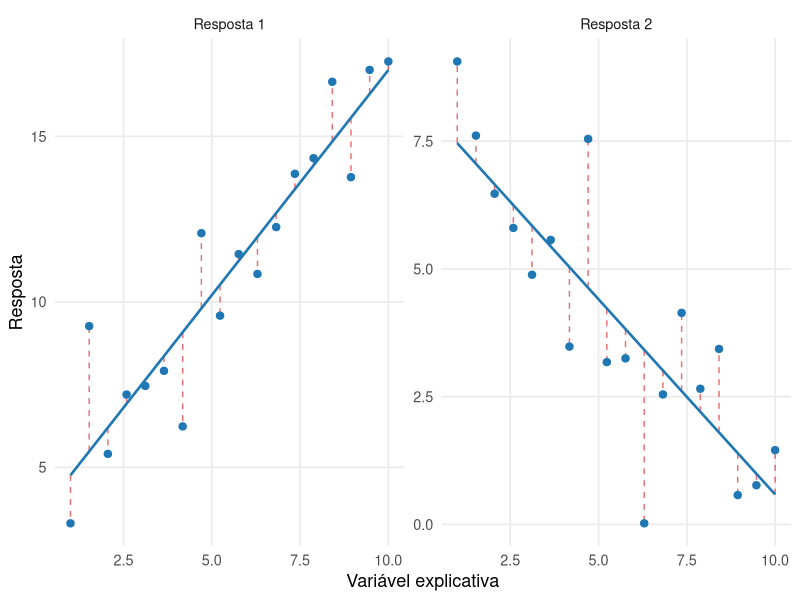
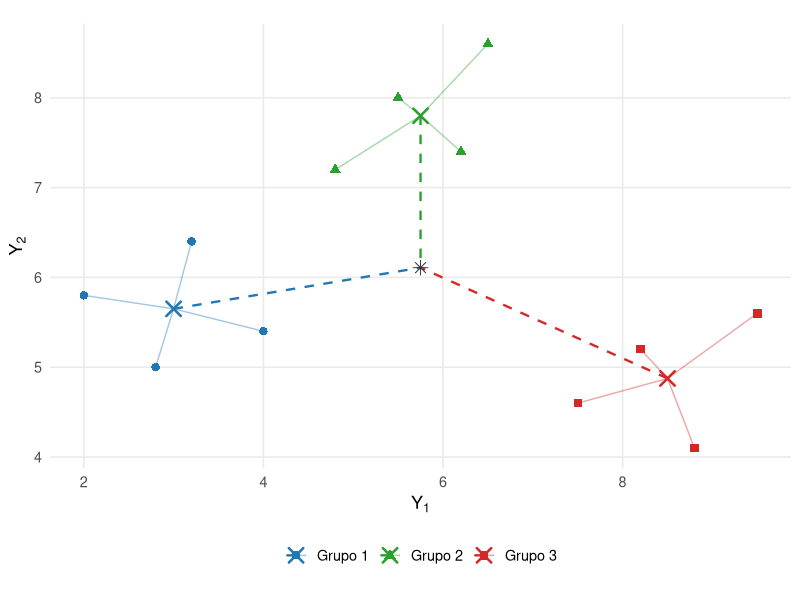
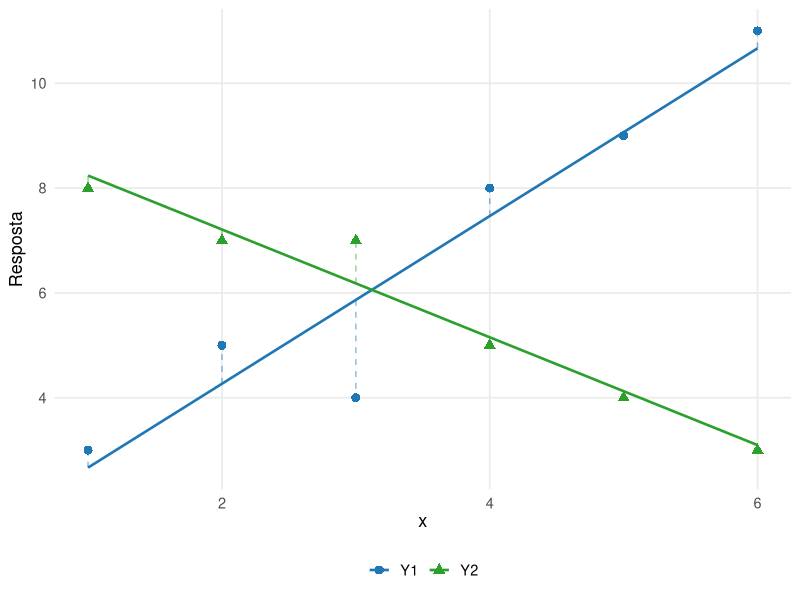

Source code (R) for these figures, in order:
## ---- chunk 1
#| label: fig-ajustes-residuos-multivariados
#| fig-cap: "Valores observados, retas ajustadas e resíduos para duas respostas modeladas pela mesma variável explicativa."
#| echo: false
#| warning: false
#| message: false
#| fig-width: 9
#| fig-height: 4.5
#| fig-align: center

set.seed(1140)

x_ajuste <- seq(
  1,
  10,
  length.out = 18
)

Z_ajuste <- cbind(
  1,
  x_ajuste
)

B_ajuste <- matrix(
  c(
    3.0, 8.0,
    1.4, -0.7
  ),
  nrow = 2,
  byrow = TRUE
)

Sigma_ajuste <- matrix(
  c(
    2.5, 1.0,
    1.0, 1.8
  ),
  nrow = 2,
  byrow = TRUE
)

erros_ajuste <- MASS::mvrnorm(
  n = length(
    x_ajuste
  ),
  mu = c(
    0,
    0
  ),
  Sigma = Sigma_ajuste
)

Y_ajuste <- Z_ajuste %*%
  B_ajuste +
  erros_ajuste

B_estimado <- solve(
  crossprod(
    Z_ajuste
  ),
  crossprod(
    Z_ajuste,
    Y_ajuste
  )
)

Y_estimado <- Z_ajuste %*%
  B_estimado

dados_ajuste <- rbind(
  data.frame(
    x = x_ajuste,
    Observado = Y_ajuste[, 1],
    Ajustado = Y_estimado[, 1],
    Resposta = "Resposta 1"
  ),
  data.frame(
    x = x_ajuste,
    Observado = Y_ajuste[, 2],
    Ajustado = Y_estimado[, 2],
    Resposta = "Resposta 2"
  )
)

ggplot2::ggplot(
  dados_ajuste,
  ggplot2::aes(
    x = x,
    y = Observado
  )
) +
  ggplot2::geom_segment(
    ggplot2::aes(
      xend = x,
      y = Ajustado,
      yend = Observado
    ),
    linewidth = 0.5,
    linetype = "dashed",
    colour = "#d62728",
    alpha = 0.65
  ) +
  ggplot2::geom_line(
    ggplot2::aes(
      y = Ajustado
    ),
    linewidth = 0.9,
    colour = "#1f77b4"
  ) +
  ggplot2::geom_point(
    size = 2.2,
    colour = "#1f77b4"
  ) +
  ggplot2::facet_wrap(
    ~Resposta,
    nrow = 1,
    scales = "free_y"
  ) +
  ggplot2::labs(
    x = "Variável explicativa",
    y = "Resposta"
  ) +
  ggplot2::theme_minimal(
    base_size = 13
  ) +
  ggplot2::theme(
    panel.grid.minor = ggplot2::element_blank()
  )
## ---- chunk 2
#| label: fig-decomposicao-grupos-modelo
#| fig-cap: "Dispersão intragrupos e deslocamento das médias dos grupos em relação à média geral."
#| echo: false
#| warning: false
#| message: false
#| fig-width: 7
#| fig-height: 5.5
#| fig-align: center

dados_grupos <- data.frame(
  Grupo = factor(
    rep(
      c(
        "Grupo 1",
        "Grupo 2",
        "Grupo 3"
      ),
      each = 4
    ),
    levels = c(
      "Grupo 1",
      "Grupo 2",
      "Grupo 3"
    )
  ),
  Y1 = c(
    2.0, 2.8, 3.2, 4.0,
    4.8, 5.5, 6.2, 6.5,
    7.5, 8.2, 8.8, 9.5
  ),
  Y2 = c(
    5.8, 5.0, 6.4, 5.4,
    7.2, 8.0, 7.4, 8.6,
    4.6, 5.2, 4.1, 5.6
  )
)

medias_grupos <- stats::aggregate(
  cbind(
    Y1,
    Y2
  ) ~ Grupo,
  data = dados_grupos,
  FUN = mean
)

names(
  medias_grupos
)[2:3] <- c(
  "Media_Y1",
  "Media_Y2"
)

indice_media <- match(
  dados_grupos$Grupo,
  medias_grupos$Grupo
)

dados_grupos$Media_Y1 <-
  medias_grupos$Media_Y1[
    indice_media
  ]

dados_grupos$Media_Y2 <-
  medias_grupos$Media_Y2[
    indice_media
  ]

media_geral <- data.frame(
  Y1 = mean(
    dados_grupos$Y1
  ),
  Y2 = mean(
    dados_grupos$Y2
  )
)

ggplot2::ggplot() +
  ggplot2::geom_segment(
    data = dados_grupos,
    ggplot2::aes(
      x = Y1,
      y = Y2,
      xend = Media_Y1,
      yend = Media_Y2,
      colour = Grupo
    ),
    linewidth = 0.5,
    alpha = 0.4
  ) +
  ggplot2::geom_segment(
    data = medias_grupos,
    ggplot2::aes(
      x = Media_Y1,
      y = Media_Y2,
      xend = media_geral$Y1,
      yend = media_geral$Y2,
      colour = Grupo
    ),
    linewidth = 0.8,
    linetype = "dashed"
  ) +
  ggplot2::geom_point(
    data = dados_grupos,
    ggplot2::aes(
      x = Y1,
      y = Y2,
      colour = Grupo,
      shape = Grupo
    ),
    size = 2.5
  ) +
  ggplot2::geom_point(
    data = medias_grupos,
    ggplot2::aes(
      x = Media_Y1,
      y = Media_Y2,
      colour = Grupo
    ),
    shape = 4,
    size = 4,
    stroke = 1.3
  ) +
  ggplot2::geom_point(
    data = media_geral,
    ggplot2::aes(
      x = Y1,
      y = Y2
    ),
    inherit.aes = FALSE,
    shape = 8,
    size = 3.2,
    colour = "gray20"
  ) +
  ggplot2::scale_colour_manual(
    values = c(
      "Grupo 1" = "#1f77b4",
      "Grupo 2" = "#2ca02c",
      "Grupo 3" = "#d62728"
    )
  ) +
  ggplot2::scale_shape_manual(
    values = c(
      "Grupo 1" = 16,
      "Grupo 2" = 17,
      "Grupo 3" = 15
    )
  ) +
  ggplot2::coord_equal() +
  ggplot2::labs(
    x = expression(Y[1]),
    y = expression(Y[2]),
    colour = NULL,
    shape = NULL
  ) +
  ggplot2::theme_minimal(
    base_size = 13
  ) +
  ggplot2::theme(
    panel.grid.minor = ggplot2::element_blank(),
    legend.position = "bottom"
  )
## ---- chunk 3
#| label: fig-exemplo-regressao-multivariada-ajuste
#| fig-cap: "Respostas observadas, ajustes lineares e resíduos do exemplo integrado."
#| echo: false
#| warning: false
#| message: false
#| fig-width: 7.5
#| fig-height: 5
#| fig-align: center

x_exemplo <- 1:6

Y_exemplo <- matrix(
  c(
    3, 8,
    5, 7,
    4, 7,
    8, 5,
    9, 4,
    11, 3
  ),
  nrow = 6,
  byrow = TRUE
)

Z_exemplo <- cbind(
  1,
  x_exemplo
)

B_exemplo <- solve(
  crossprod(
    Z_exemplo
  ),
  crossprod(
    Z_exemplo,
    Y_exemplo
  )
)

Y_ajustado_exemplo <-
  Z_exemplo %*%
  B_exemplo

dados_exemplo <- rbind(
  data.frame(
    x = x_exemplo,
    Observado = Y_exemplo[, 1],
    Ajustado = Y_ajustado_exemplo[, 1],
    Resposta = "Y1"
  ),
  data.frame(
    x = x_exemplo,
    Observado = Y_exemplo[, 2],
    Ajustado = Y_ajustado_exemplo[, 2],
    Resposta = "Y2"
  )
)

dados_exemplo$Resposta <- factor(
  dados_exemplo$Resposta,
  levels = c(
    "Y1",
    "Y2"
  )
)

ggplot2::ggplot(
  dados_exemplo,
  ggplot2::aes(
    x = x,
    y = Observado,
    colour = Resposta,
    shape = Resposta
  )
) +
  ggplot2::geom_segment(
    ggplot2::aes(
      xend = x,
      y = Ajustado,
      yend = Observado,
      colour = Resposta
    ),
    linewidth = 0.5,
    linetype = "dashed",
    alpha = 0.5
  ) +
  ggplot2::geom_line(
    ggplot2::aes(
      y = Ajustado,
      group = Resposta
    ),
    linewidth = 0.9
  ) +
  ggplot2::geom_point(
    size = 2.7
  ) +
  ggplot2::scale_colour_manual(
    values = c(
      "Y1" = "#1f77b4",
      "Y2" = "#2ca02c"
    )
  ) +
  ggplot2::scale_shape_manual(
    values = c(
      "Y1" = 16,
      "Y2" = 17
    )
  ) +
  ggplot2::labs(
    x = expression(x),
    y = "Resposta",
    colour = NULL,
    shape = NULL
  ) +
  ggplot2::theme_minimal(
    base_size = 13
  ) +
  ggplot2::theme(
    panel.grid.minor = ggplot2::element_blank(),
    legend.position = "bottom"
  )
